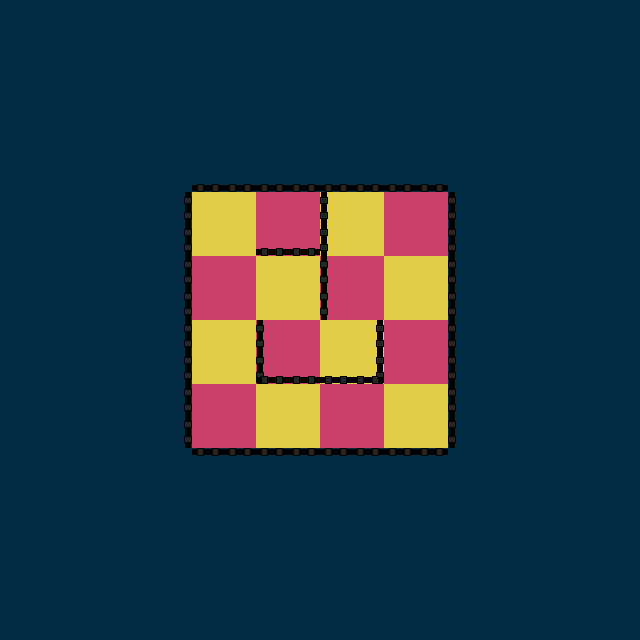

A 2D game scene composited from a Tiled map and its tileset images. What follows is a short description and the map's XML, with each tile layer's data collapsed to a summary:
An orthogonal 10x10 tile map with 64x64 px tiles, 5 tile layers (ground, left, right, up, ...) and 2 objects (Player, Goal).

<map version="1.0" orientation="orthogonal" renderorder="right-down" width="10" height="10" tilewidth="64" tileheight="64" nextobjectid="28">
 <tileset firstgid="1" source="tileset_00.tsx" />
 <layer name="ground" width="10" height="10">
  <properties>
   <property name="tileset" value="tileset_00" />
   <property name="type" value="base" />
  </properties>
  <data>[100 cells, 100 non-empty, 3 distinct tile ids]</data>
 </layer>
 <layer name="left" width="10" height="10">
  <properties>
   <property name="edge" value="left" />
   <property name="tileset" value="tileset_00" />
   <property name="type" value="edges" />
  </properties>
  <data>[100 cells, 11 non-empty, 2 distinct tile ids]</data>
 </layer>
 <layer name="right" width="10" height="10">
  <properties>
   <property name="edge" value="right" />
   <property name="tileset" value="tileset_00" />
   <property name="type" value="edges" />
  </properties>
  <data>[100 cells, 1 non-empty, 1 distinct tile ids]</data>
 </layer>
 <layer name="up" width="10" height="10">
  <properties>
   <property name="edge" value="up" />
   <property name="tileset" value="tileset_00" />
   <property name="type" value="edges" />
  </properties>
  <data>[100 cells, 4 non-empty, 1 distinct tile ids]</data>
 </layer>
 <layer name="down" width="10" height="10">
  <properties>
   <property name="edge" value="down" />
   <property name="tileset" value="tileset_00" />
   <property name="type" value="edges" />
  </properties>
  <data>[100 cells, 7 non-empty, 1 distinct tile ids]</data>
 </layer>
 <objectgroup name="entities">
  <object id="13" name="Player" type="Player" x="400" y="400" width="32" height="32">
   <properties>
    <property name="facing" value="up" />
    <property name="gid" type="int" value="8" />
    <property name="speed" type="float" value="300" />
    <property name="type" value="player" />
   </properties>
   <ellipse />
  </object>
  <object id="14" name="Goal" type="Goal" x="288" y="336">
   <properties>
    <property name="type" value="goal" />
   </properties>
   <polygon points="0,0 -16,32 16,32" />
  </object>
 </objectgroup>
</map>
